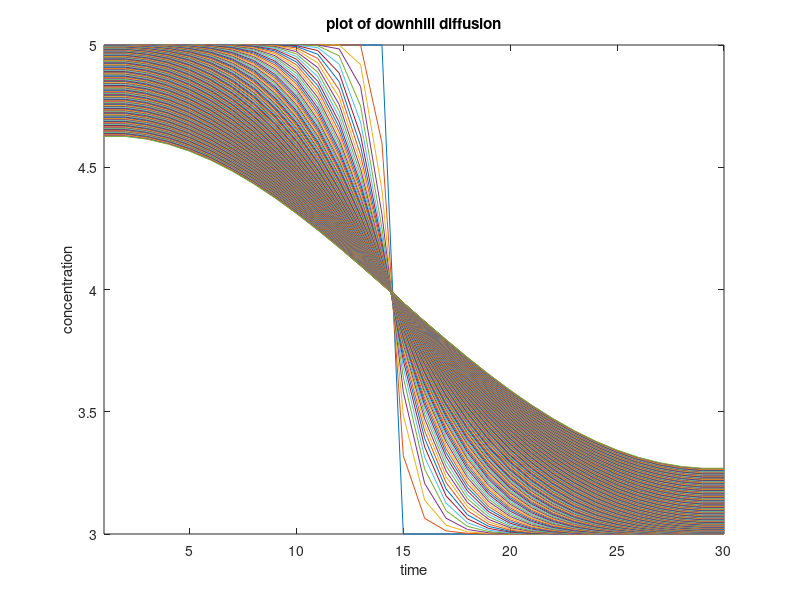

Here is the MATLAB script that generated this plot:
clc
clear all

C1 = 5;
C2 = 3;
n = 30;
arr_conc = [];
D = 100;
dx= 0.5;
dt=1/(20*D);
R = 8.314;
T = 400;
%for down-hill diffusion O < 2RT
O = 8000;


for i  = 1:n
    if i < n/2
        arr_conc_old(i) = C1;
        
    elseif i >= n/2
        arr_conc_old(i) = C2;
    end
end

figure
plot(1:n, arr_conc_old);
axis([1 n 3 5])
hold on
arr_conc = arr_conc_old;
for j = 1:200
    for i = 2:n-1
        arr_conc(i) = arr_conc(i) + dt*D*(arr_conc(i+1) + arr_conc(i-1) -2*arr_conc(i))/((dx)^2);
    end
    arr_conc(1) = arr_conc(2);
    arr_conc(n) = arr_conc(n-1);
    hold on
    plot(1:n, arr_conc);
    axis([1 n 3 5])
    title('plot of downhill diffusion')
    ylabel('concentration')
    xlabel('time')
end


